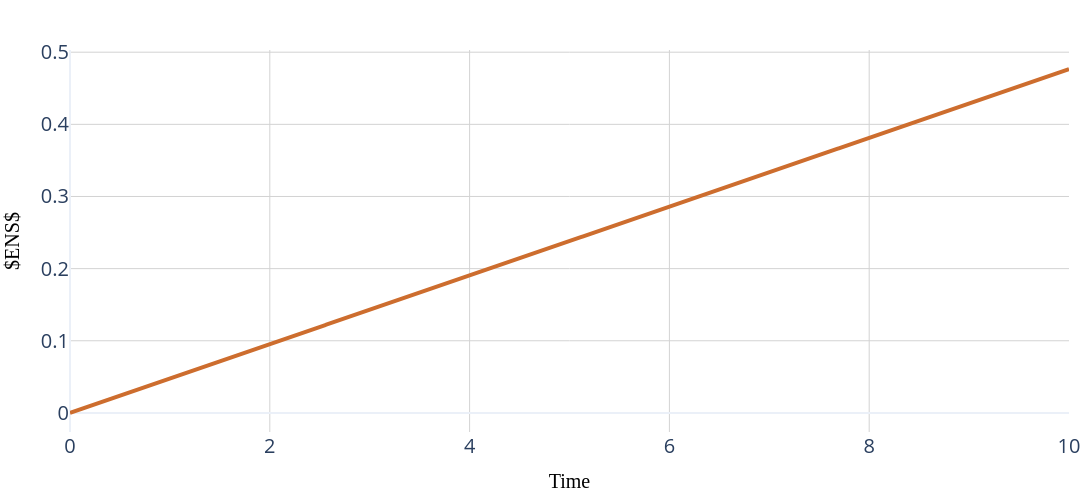

This figure's notebook cell:
### Code cell
stationary_ENS_plot.show()

### Figure 1 — Plotly figure (JSON) as saved in the notebook; plotly's stock layout.template omitted (floating-point values rounded to 4 significant figures; data arrays with more than 128 entries replaced by an {"elided": "..."} marker saying what was removed)
{"data": [{"line": {"color": "#cd6d2e", "width": 4}, "mode": "lines", "type": "scatter", "x": {"elided": "999 float values"}, "y": {"elided": "999 float values"}}], "layout": {"autosize": true, "height": 500, "legend": {"font": {"size": 20}}, "margin": {"b": 20, "l": 20, "r": 20, "t": 50}, "title": {"font": {"color": "black", "family": "Times New Roman", "size": 25}}, "width": 1200, "xaxis": {"gridcolor": "lightgrey", "tickfont": {"size": 20}, "title": {"font": {"color": "black", "family": "Times New Roman", "size": 20}, "text": "Time"}}, "yaxis": {"gridcolor": "lightgrey", "tickfont": {"size": 20}, "title": {"font": {"color": "black", "family": "Times New Roman", "size": 20}, "text": "$ENS$"}}}}
